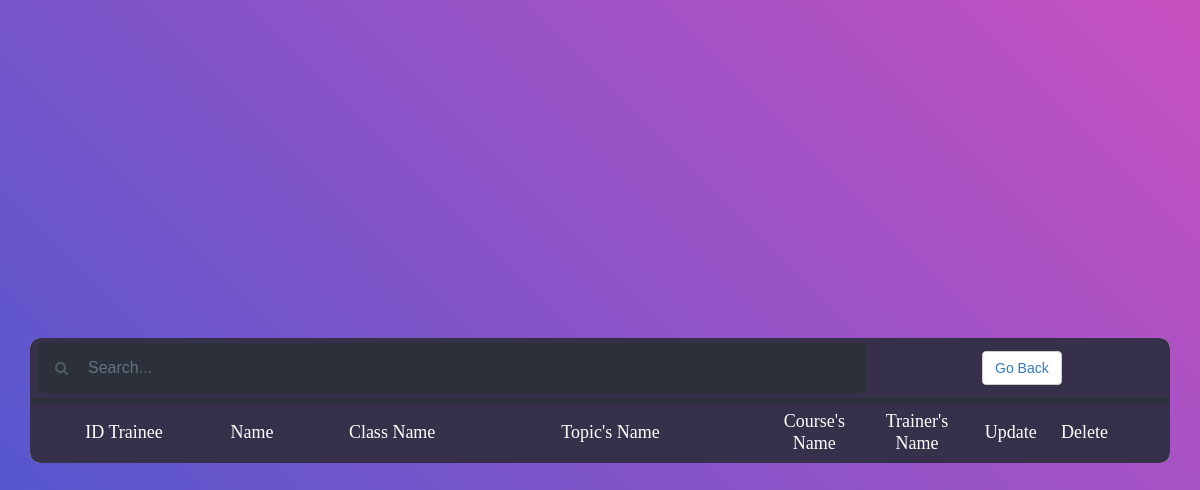
The page /modifyTrainee.php on the database as committed earlier.
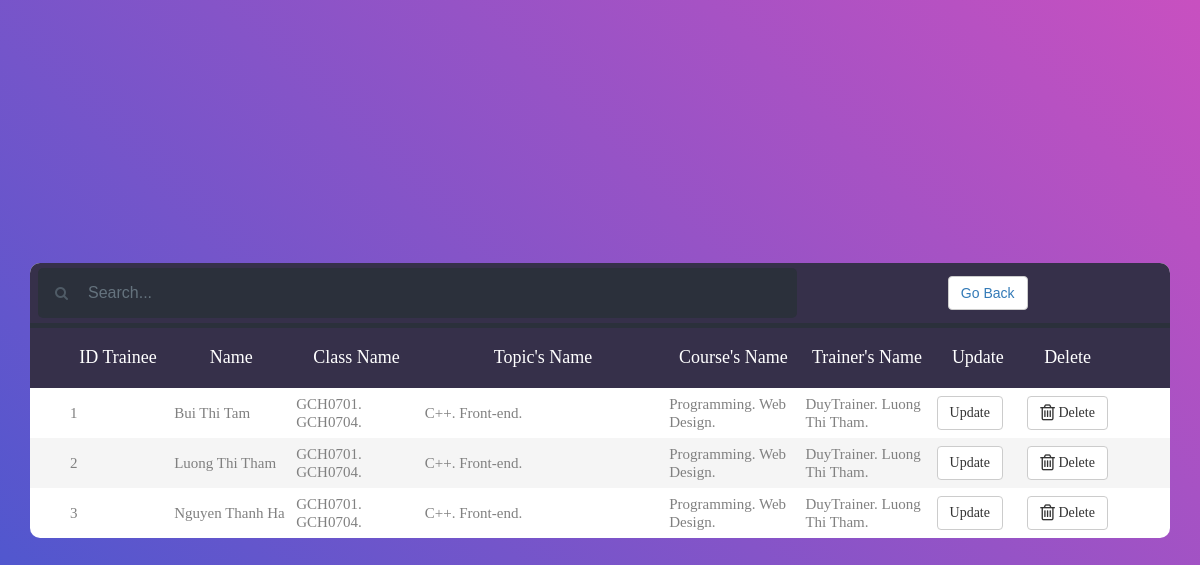
The same page on the database as committed later.
### tables this page shows
CREATE TABLE `trainee` (
  `idtrainee` int(11) NOT NULL,
  `name` varchar(200) NOT NULL,
  `age` int(11) NOT NULL,
  `mainlanguage` varchar(200) NOT NULL,
  `experience` varchar(200) NOT NULL,
  `idstaff` int(11) NOT NULL,
  `idclass` int(11) NOT NULL
);

CREATE TABLE `class` (
  `idclass` int(11) NOT NULL,
  `name` varchar(200) NOT NULL,
  `idstaff` int(11) NOT NULL,
  `idcourse` int(11) NOT NULL,
  `idcategory` int(11) NOT NULL,
  `idtopic` int(11) NOT NULL
);

### modifyTrainee.php (the view, shortened to what this page needs)
<!DOCTYPE html>
<html lang="en">
<head>
	<link rel="stylesheet" href="https://cdnjs.cloudflare.com/ajax/libs/font-awesome/4.7.0/css/font-awesome.min.css">
	<link rel="stylesheet" type="text/css" href="https://cdnjs.cloudflare.com/ajax/libs/jquery.perfect-scrollbar/1.4.0/css/perfect-scrollbar.css">
	<link rel="stylesheet" href="https://maxcdn.bootstrapcdn.com/bootstrap/3.4.0/css/bootstrap.min.css">
	<link rel="stylesheet" type="text/css" href="css/main.css">
	<link rel="stylesheet" type="text/css" href="search.css">
</head>
<body>
	<div class="limiter">
		<div class="container-table100">
			<div class="wrap-table100">
				<div class="table100">
					<table>
						<thead>
							<tr style="background: #36304a;">
								<td colspan="5" >
									<div class="container-3">
										<span class="icon"><i class="fa fa-search"></i></span>
										<input type="search" id="search" placeholder="Search..." />
									</div>
								</td>
								<th colspan="3" >
									<div style="  text-align: center;" >
										<button type="button" class="btn btn-default" >
											<?php
											$url = htmlspecialchars($_SERVER['HTTP_REFERER']);
											echo "<a href='$url'>Go Back</a>";
											?>
										</button>
									</div>
								</th>
							</tr>
							<tr style="background: #2b303b; height: 5px; ">
								<th colspan="8">
								</th>
							</tr>
							<tr class="table100-head">
								<th class="column1">ID Trainee</th>
								<th class="column2">Name</th>
								<th class="column2">Class Name</th>
								<th class="column3">Topic's Name</th>
								<th class="column4">Course's Name</th>
								<th class="column5">Trainer's Name</th>
								<th class="column5">Update</th>
								<th class="column6">Delete</th>
							</tr>
						</thead>
						<tbody>
							<?php
							require_once'db.php';
							$sql = "SELECT * FROM trainee";
							$result = $conn->query($sql);
							if ($result->num_rows > 0) {
								while($row = $result->fetch_assoc()) {
									$idtrainee =  $row["idtrainee"];
									?>
									<tr>
										<td class="column1"><?php echo $row["idtrainee"]?></td>
										<td class="column2"><?php echo $row["name"]?></td>
										<td class="column2">
											<?php
											require_once'db.php';
											$sql1 = "SELECT  idtrainee,trainee.`name` as Name, class.`name` as Class FROM trainee INNER JOIN class ON class.idclass=class.idclass WHERE trainee.idtrainee =".$idtrainee;
											$result1 = $conn->query($sql1);
											if ($result1->num_rows > 0) {
												while($row1 = $result1->fetch_assoc()) {
													?>
													<span><?php echo $row1["Class"]?>.  </span>
													<?php
												}
											}
											?>
										</td>
										<td class="column2">
											<?php
											require_once'db.php';
											$sql2 = "SELECT DISTINCT idtrainee,trainee.`name` as Name, class.`name` as Class,topic.`name` as Topic FROM trainee INNER JOIN class ON class.idclass=class.idclass INNER JOIN topic ON topic.idtopic=class.idtopic  WHERE idtrainee =".$idtrainee;
											$result2 = $conn->query($sql2);
											if ($result2->num_rows > 0) {
												while($row2 = $result2->fetch_assoc()) {
													?>
													<span><?php echo $row2["Topic"]?>.  </span>
													<?php
												}
											}
											?>
										</td>
										<td class="column2">
											<?php
											require_once'db.php';
											$sql3 = "SELECT DISTINCT idtrainee,trainee.`name` as Name, class.`name` as Class,course.`name` as Course FROM trainee INNER JOIN class ON class.idclass=class.idclass INNER JOIN course ON course.idcourse=class.idcourse WHERE idtrainee = ".$idtrainee;
											$result3 = $conn->query($sql3);
											if ($result3->num_rows > 0) {
												while($row3 = $result3->fetch_assoc()) {
													?>
													<span><?php echo $row3["Course"]?>.  </span>
													<?php
												}
											}
											?>
										</td>
										<td class="column2">
											<?php
											require_once'db.php';
											$sql4 = "SELECT DISTINCT idtrainee,trainee.`name` as Name, trainer.`name` as Trainer FROM trainee INNER JOIN class ON class.idclass=class.idclass INNER JOIN trainer ON class.idclass=class.idclass WHERE idtrainee =".$idtrainee;
											$result4 = $conn->query($sql4);
											if ($result4->num_rows > 0) {
												while($row4 = $result4->fetch_assoc()) {
													?>
													<span><?php echo $row4["Trainer"]?>.  </span>
													<?php
												}
											}
											?>
										</td>
										<td class="column5"><a href="https://youtu.be/2WRN7_jj9bI"><button type="button" class="btn btn-default" >Update</button></a></td>
										<td class="column6">
											<a class="btn btn-default" href="modifyTrainee.php?deletetrainee=<?php echo $row["idtrainee"]?>">
  											<i class="fa fa-trash-o fa-lg"></i> Delete</a>
										</td>
									</tr>
									<?php
								}
							}
							?>
						</tbody>
					</table>
				</div>
			</div>
		</div>
	</div>
</body>
</html>

Rows that differ between the two databases and show on the page:
added trainee: idtrainee "1", name "Bui Thi Tam", idclass.name "GCH0701", class.name "GCH0704", Topic "C++", Topic "Front-end", Course "Programming", Course "Web Design", Trainer "DuyTrainer", Trainer "Luong Thi Tham"
added trainee: idtrainee "2", name "Luong Thi Tham", class.name "GCH0701", idclass.name "GCH0704", Topic "C++", Topic "Front-end", Course "Programming", Course "Web Design", Trainer "DuyTrainer", Trainer "Luong Thi Tham"
added trainee: idtrainee "3", name "Nguyen Thanh Ha", idclass.name "GCH0701", class.name "GCH0704", Topic "C++", Topic "Front-end", Course "Programming", Course "Web Design", Trainer "DuyTrainer", Trainer "Luong Thi Tham"
